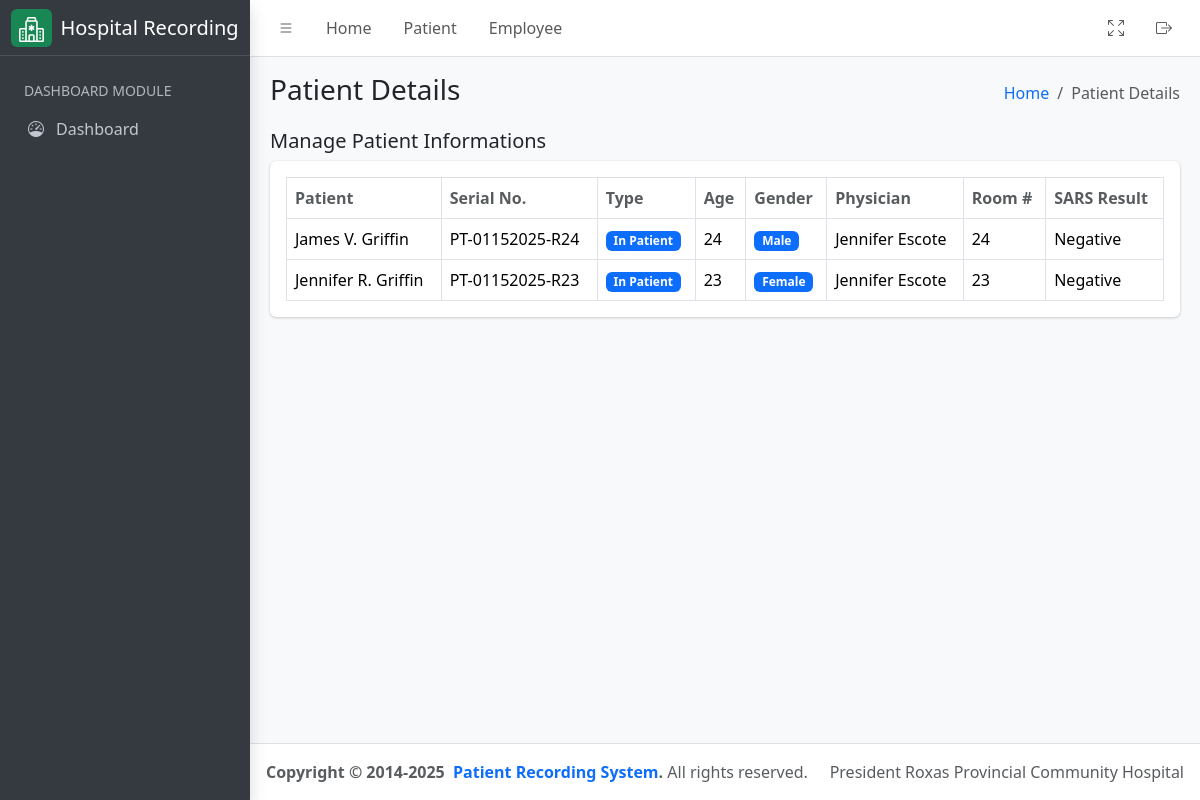
/patient/, run on an earlier commit of the app's database.
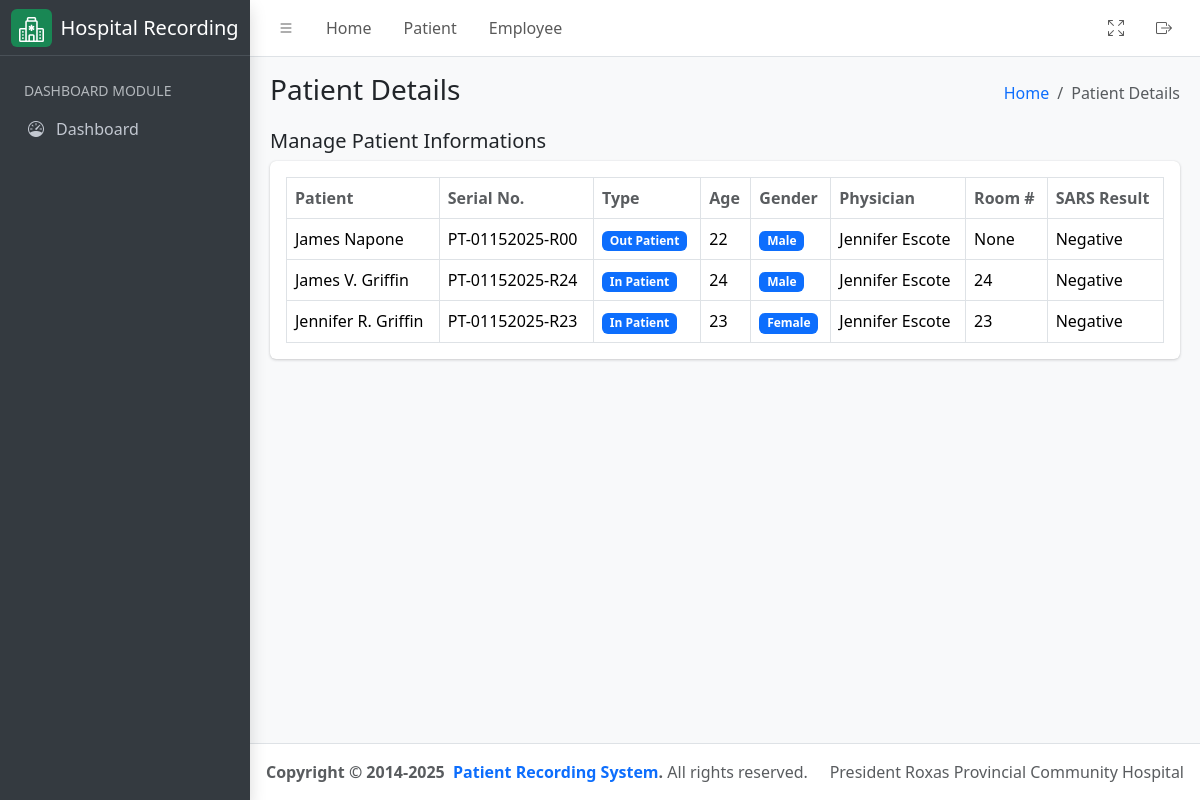
And on a later commit of the database.
### hospital_app/models.py (models this page shows, shortened)
class Patient(models.Model):
    firstname = models.CharField(max_length=255)
    middlename = models.CharField(max_length=255, null=False, blank=True)
    lastname = models.CharField(max_length=255)
    age = models.PositiveIntegerField()
    sex = models.CharField(
        max_length=10, choices=(("Male", "Male"), ("Female", "Female"))
    )
    birthdate = models.DateField(help_text="Birth date of the patient", null=True, blank=True)
    address = models.TextField(help_text="Permanent address of the patient", null=True, blank=True)
    physician = models.ForeignKey(
        CustomUser,
        related_name="physician",
        limit_choices_to={"groups__name": "Physician"},
        on_delete=models.CASCADE,
    )
    room_number = models.PositiveIntegerField(null=True, blank=True, help_text="Leave room number as empty if out patient")
    sample_type = models.CharField(max_length=255)
    time_of_collection = models.TimeField(auto_now_add=True)
    date_of_collection = models.DateField(auto_now_add=True)
    sars_result = models.CharField(max_length=255)
    date = models.DateField(auto_now_add=True)
    serial_number = models.CharField(max_length=255, help_text="Serial number example: PT-01152025-R23")
    assigned_pathologist = models.ForeignKey(
        CustomUser,
        related_name="patient_pathologist",
        on_delete=models.CASCADE,
        null=True,
        blank=True,
        limit_choices_to={"groups__name": "Pathologist"},
    )
    assigned_technologist = models.ForeignKey(
        CustomUser,
        related_name="patient_technologist",
        on_delete=models.CASCADE,
        null=True,
        blank=True,
        limit_choices_to={"groups__name": "Medical Technologist"},
    )
    patient_type = models.CharField(
        max_length=100,
        default="In Patient",
        choices=(
            ("In Patient", "In Patient"),
            ("Out Patient", "Out Patient"),
        ),
    )
    def get_full_name(self):
        return f"{self.firstname}  { self.middlename[0] + '.' if self.middlename else ''} {self.lastname}"
    class Meta:
        ordering = ("time_of_collection",)

class CustomUser(AbstractUser):
    license_number = models.CharField(max_length=10, unique=True, db_index=True)
    class Meta:
        verbose_name = "User"
        verbose_name_plural = "Users"

### hospital_app/views.py (the view)
# urls.py: path('patient/', PatientListView.as_view(), name="patient_list"),
class PatientListView(ListView):
    template_name = "patient.html"
    queryset = Patient.objects.all().order_by("-date")
    context_object_name = "patients"
    def get_context_data(self, **kwargs):
        context = super().get_context_data(**kwargs)
        context["detail_header"] = "Patient Details List"
        context["humberger_header"] = "Patient Details"
        return context

### hospital_app/templatetags/group.py (called while the page is built)
@register.filter
def has_group(user, group_name):
    return user.groups.filter(name=group_name).exists()

### hospital_app/templates/patient.html (shortened to what this page needs)
{% extends './includes/base.html' %}
{% load group %}
{% block content %}
<div class="container-fluid">
    <div class="row">
        <div class="col-md-12">
            <div class="d-flex justify-content-between align-items-center">
                <h5>Manage Patient Informations</h5>
            </div>
            <div class="card mb-4">
                <div class="card-body">
                    <table id="datatable" class="table table-bordered table-hover">
                        <thead>
                            <tr>
                                <th class="text-muted">Patient</th>
                                <th class="text-muted">Serial No.</th>
                                <th class="text-muted">Type</th>
                                <th class="text-muted">Age</th>
                                <th class="text-muted">Gender</th>
                                <th class="text-muted">Physician</th>
                                <th class="text-muted">Room #</th>
                                <th class="text-muted">SARS Result</th>
                            </tr>
                        </thead>
                        <tbody>
                            {% for result in patients %}
                            <tr>
                                <td>{{ result.get_full_name }}</td>
                                <td>{{ result.serial_number }}</td>
                                <td>
                                    <span class="badge bg-primary">{{ result.patient_type }}</span>
                                </td>
                                <td>{{ result.age }}</td>
                                <td>
                                    <span class="badge bg-primary">{{ result.sex }}</span>
                                </td>
                                <td>{{ result.physician.get_full_name }}</td>
                                <td>{{ result.room_number }}</td>
                                <td>{{ result.sars_result }}</td>
                            </tr>
                            {% endfor %}
                        </tbody>
                    </table>
                </div>
            </div>
        </div>
    </div>
</div>
{% endblock %}

### hospital_app/templates/includes/base.html (shortened to what this page needs)
{% load static %}
<!DOCTYPE html>
<html lang="en">
    <head>
        <link
            rel="stylesheet"
            href="https://cdn.jsdelivr.net/npm/@fontsource/source-sans-3@5.0.12/index.css"
        >
        <link
            rel="stylesheet"
            href="https://cdn.jsdelivr.net/npm/overlayscrollbars@2.3.0/styles/overlayscrollbars.min.css"
        >
        <link
            rel="stylesheet"
            href="https://cdn.jsdelivr.net/npm/bootstrap-icons@1.11.0/font/bootstrap-icons.min.css"
        >
        <link rel="stylesheet" href="{% static 'css/adminlte.css' %}" media="all">
        <link
            rel="stylesheet"
            href="https://cdn.jsdelivr.net/npm/apexcharts@3.37.1/dist/apexcharts.css"
        >
        <link href="https://cdn.datatables.net/v/bs5/jq-3.7.0/dt-2.1.8/datatables.min.css" rel="stylesheet">
    </head>
    <body class="layout-fixed sidebar-expand-lg bg-body-tertiary">
        <div class="app-wrapper">
            {% include './navbar.html' %}
       {% include './sidebar.html' %}
            <main class="app-main">
                {% include './subheader.html' %}
                <div class="app-content">
                    {% block content %}{% endblock %}
                </div>
            </main>
            {% include './footer.html' %}
        </div>
    </body>
</html>

### hospital_app/templates/includes/navbar.html (shortened to what this page needs)
{% load static %}
<nav class="app-header navbar navbar-expand bg-body">
    <div class="container-fluid">
        <ul class="navbar-nav">
            <li class="nav-item">
                <a
                    class="nav-link"
                    data-lte-toggle="sidebar"
                    href="#"
                    role="button"
                >
                    <i class="bi bi-list"></i>
                </a>
            </li>
            <li class="nav-item d-none d-md-block">
                <a href="#" class="nav-link">Home</a>
            </li>
            <li class="nav-item d-none d-md-block">
                <a href="{% url 'patient_list' %}" class="nav-link">Patient</a>
            </li>
            <li class="nav-item d-none d-md-block">
                <a href="#" class="nav-link">Employee</a>
            </li>
        </ul>
        <ul class="navbar-nav ms-auto">
            <li class="nav-item">
                <a class="nav-link" href="#" data-lte-toggle="fullscreen">
                    <i data-lte-icon="maximize" class="bi bi-arrows-fullscreen"></i>
                </a>
            </li>
            <li class="nav-item">
                <a onclick="return confirm('Are you sure you want to logout on your account?')" href="{% url 'logout_user' %}" class="nav-link">
                    <i class="bi bi-box-arrow-right fw-bold"></i>
                </a>
            </li>
        </ul>
    </div>
</nav>

### hospital_app/templates/includes/sidebar.html (shortened to what this page needs)
{% load static %}
{% load group %}
<aside class="app-sidebar bg-body-secondary shadow" data-bs-theme="dark">
    <div class="sidebar-brand d-flex align-items-center gap-2">
        <div class="bg-success rounded px-2 py-1">
        </div>
        <span class="fw-light text-white">Hospital Recording</span>
    </div>
    <div class="sidebar-wrapper d-flex flex-column">
        <nav class="mt-2 flex-grow-1">
            <ul
                class="nav sidebar-menu flex-column"
                data-lte-toggle="treeview"
                role="menu"
                data-accordion="false"
            >
            <li>
                <a href="#" class="nav-link">
                    <small class="text-uppercase text-muted">
                        Dashboard Module
                    </small>
                </a>
            </li>
            <li class="nav-item active">
                <a href="{% url 'dashboard' %}" class="nav-link">
                    <i class="nav-icon bi bi-speedometer"></i>
                    <p>
                        Dashboard
                    </p>
                </a>
            </li>
            </ul>
        </nav>
    </div>
</aside>

### hospital_app/templates/includes/subheader.html
<div class="app-content-header">
    <div class="container-fluid">
        <div class="row">
            <div class="col-sm-6">
                <h3 class="mb-0">{{ humberger_header }}</h3>
            </div>
            <div class="col-sm-6">
                <ol class="breadcrumb float-sm-end">
                    <li class="breadcrumb-item"><a href="{% url 'dashboard' %}">Home</a></li>
                    <li class="breadcrumb-item active" aria-current="page">
                        {{ humberger_header }}
                    </li>
                </ol>
            </div>
        </div>
    </div>
</div>

### hospital_app/templates/includes/footer.html
<footer class="app-footer">
    <div class="float-end d-none d-sm-inline">President Roxas Provincial Community Hospital</div> <strong>
        Copyright &copy; 2014-2025&nbsp;
        <a href="#" class="text-decoration-none">Patient Recording System</a>.
    </strong>
    All rights reserved.
</footer>

What changed in the data, as far as the page shows it:
added Patient: get_full_name "James Napone", serial_number "PT-01152025-R00", patient_type "Out Patient", age "22", sex "Male", physician.get_full_name "Jennifer Escote", room_number "None", sars_result "Negative"
